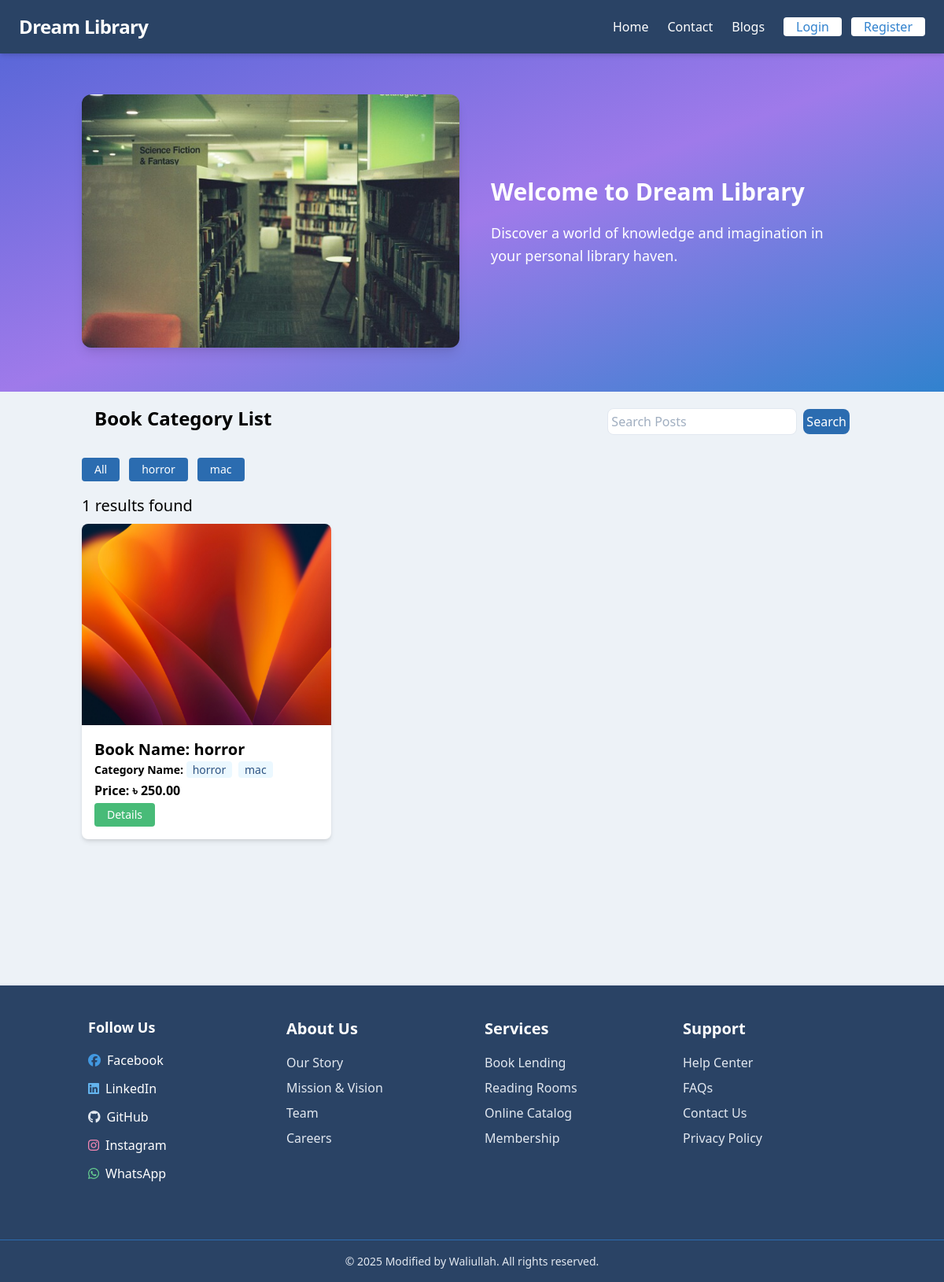
The app's page /, older data.
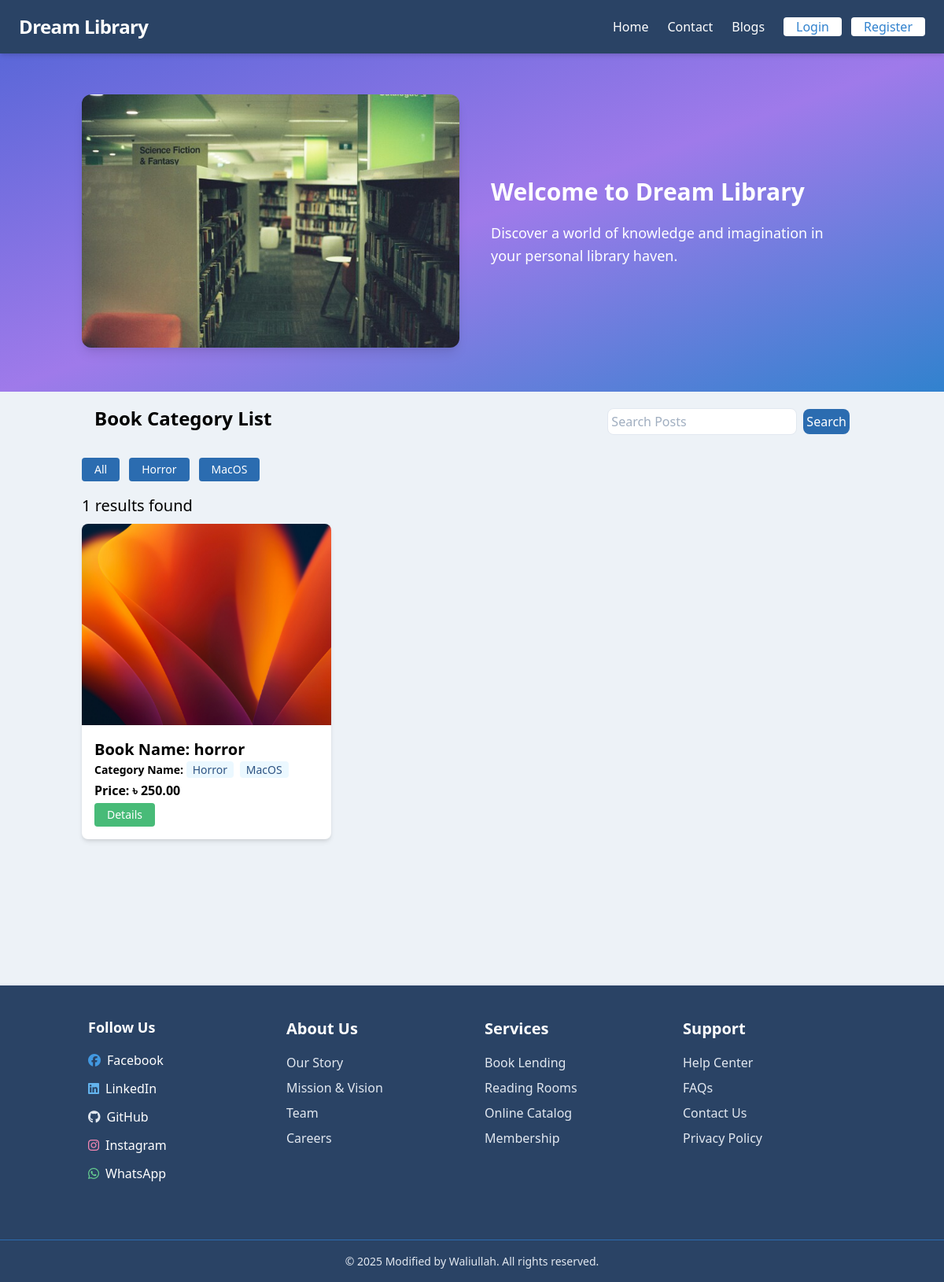
The same page, newer data.
### categories/models.py (models this page shows, shortened)
class CategoryModel(models.Model):
    category_name = models.CharField(max_length=150)
    slug = models.SlugField(max_length=150, unique=True, blank=True, null=True)

### admin_posts/models.py (models this page shows, shortened)
class AdminPost(models.Model):
    image = models.ImageField(upload_to='admin_posts/media/uploads/')
    book_name = models.CharField(max_length=100, null=True, blank=True)
    description = models.TextField()
    quantity = models.IntegerField()
    borrow_price = models.DecimalField(max_digits=12, decimal_places=2)
    book_category = models.ManyToManyField(CategoryModel)
    timestamp = models.DateTimeField(auto_now_add=True, blank=True, null=True)

### core/views.py (the view)
# urls.py: path('', HomeView, name = 'home' ),
def HomeView(request):
    data = AdminPost.objects.all()
    book_categorys = CategoryModel.objects.all()
    return render(request,'index.html', {'data': data,'book_category': book_categorys})

### core/templates/index.html (shortened to what this page needs)
{% extends 'base.html' %}
{% load static %}
{% block body %}
<div x-data="{ activeSlide: 0, slides: 3 }" x-init="setInterval(() => activeSlide = (activeSlide + 1) % slides, 7000)" class="relative">
    <div class="absolute inset-0 bg-gradient-to-br from-indigo-600 via-purple-500 to-blue-600 opacity-80 z-0"></div>
    <div class="relative z-10 container mx-auto py-10">
        <template x-for="i in slides" :key="i">
            <div x-show="activeSlide === i - 1" class="flex flex-col lg:flex-row items-center transition duration-700 ease-in-out">
                <div class="w-full lg:w-1/2 p-4">
                    <img :src="[
                        '{% static 'image/11.png' %}',
                        '{% static 'image/2.jpg' %}',
                        '{% static 'image/3.jpg' %}'
                    ][i - 1]" alt="Slide Image" class="rounded-xl shadow-lg mx-auto">
                </div>
                <div class="w-full lg:w-1/2 text-white p-6">
                    <h2 class="text-3xl font-bold mb-4" x-text="['Welcome to Dream Library', 'Study Smarter, Not Harder', 'A Book is a Dream You Hold'][i - 1]"></h2>
                    <p class="text-lg leading-relaxed" x-text="[
                        'Discover a world of knowledge and imagination in your personal library haven.',
                        'Find your ideal study space surrounded by the wisdom of books.',
                        'Reading opens doors to unseen worlds — build your dreams here.'
                    ][i - 1]"></p>
                </div>
            </div>
        </template>
    </div>
</div>
<div class="container mx-auto p-4">
        <div class="md:col-span-3 mb-4">
            <div class="flex items-center justify-between flex-wrap mb-6 px-4">
                <h3 class="text-2xl text-black font-bold mb-2">Book Category List</h3>
                <form action="{% url 'search_posts' %}" method="GET" class="flex items-center space-x-2 mt-2 sm:mt-0">
                  <input
                    type="search"
                    name="q"
                    placeholder="Search Posts"
                    aria-label="Search"
                    class="w-72 px-1 py-1 border border-gray-300 rounded-lg focus:outline-none focus:ring-2 focus:ring-green-500"
                  >
                  <button
                    type="submit"
                    class="px-1 py-1 text-white bg-blue-700 hover:bg-blue-800 rounded-lg transition duration-300"
                  >
                    Search
                  </button>
                </form>
              </div>
              <div class="flex flex-wrap gap-3 mt-3">
                <a href="{% url 'home' %}" class="inline-block font-medium text-sm px-4 py-2 leading-none bg-blue-700 rounded text-white hover:bg-red-700">
                  All
                </a>
                {% for b in book_category %}
                  <a href="{% url 'category_name_wise_post' b.slug %}" class="inline-block font-medium text-sm px-4 py-2 leading-none bg-blue-700 rounded text-white hover:bg-red-700">
                    {{ b.category_name }}
                  </a>
                {% endfor %}
              </div>
        </div>
        <div class="col-md-12 mb-32">
            <h4 class="text-xl text-black mb-2">{{ data|length }} results found</h4>
            <div class="grid grid-cols-1 sm:grid-cols-1 md:grid-cols-3 lg:grid-cols-3 xl:grid-cols-3 gap-5">
                {% for post in data %}
                    <div class="bg-white rounded-lg overflow-hidden shadow-md">
                        <img src="{{ post.image.url }}" class="w-full h-64 " alt="card image">
                        <div class="p-4">
                            <h5 class="text-xl font-bold">Book Name: {{ post.book_name }}</h5>
                            <p class="text-sm">
                                <strong>Category Name:</strong>
                                {% for b in post.book_category.all %}
                                    <span class="inline-block bg-blue-100 text-blue-800 px-2 py-0.5 rounded mr-1 mb-1">
                                        {{ b.category_name }}{% if not forloop.last %} {% endif %}
                                    </span>
                                {% endfor %}
                            </p>
                            <h3 class="font-semibold mb-1">Price: ৳ {{ post.borrow_price }}</h3>
                            <a href="{% url 'details' post.id %}" class="inline-block font-medium text-sm px-4 py-2 leading-none bg-green-500 rounded text-white border-white hover:border-transparent hover:text-dark hover:bg-red-700 mt-2 lg:mt-0">Details</a>
                        </div>
                    </div>
                {% endfor %}
            </div>
        </div>
</div>
{% endblock %}

### core/templates/base.html (shortened to what this page needs)
{% load static %}
<!DOCTYPE html>
<html lang="en">
    <head>
        <link href="https://unpkg.com/tailwindcss@^1.0/dist/tailwind.min.css" rel="stylesheet">
        <link rel="stylesheet" href="https://cdnjs.cloudflare.com/ajax/libs/font-awesome/6.5.0/css/all.min.css" />
    </head>
    <body class="flex flex-col min-h-screen bg-gray-200">
        {% include 'navbar.html' %}
        {% block body %}{% endblock %}
        {% include 'footer.html' %}
    </body>
</html>

### core/templates/navbar.html (shortened to what this page needs)
<nav class="fixed top-0 w-full z-50 bg-blue-900 shadow-md px-6 py-4">
    <div class="flex items-center justify-between flex-wrap">
      <div class="flex items-center flex-shrink-0 text-white mr-6">
        <span class="font-bold text-2xl tracking-tight">
          <a href="{% url 'home' %}">Dream Library</a>
        </span>
      </div>
      <div id="nav-menu"
        class="w-full hidden lg:flex lg:items-center lg:w-auto flex-col lg:flex-row mt-4 lg:mt-0 lg:space-x-6 space-y-4 lg:space-y-0 text-center">
        {% if request.user.is_authenticated %}
        <div class="flex flex-col lg:flex-row lg:items-center lg:space-x-6 space-y-4 lg:space-y-0">
          <a href="{% url 'home' %}" class="text-white font-medium hover:font-bold hover:text-gray-100">Home</a>
          <a href="#" class="text-white font-medium hover:font-bold hover:text-gray-100">Contact</a>
          <a href="#" class="text-white font-medium hover:font-bold hover:text-gray-100">Blogs</a>
          <a href="{% url 'tranactions_report' %}" class="text-white font-medium hover:font-bold hover:text-gray-100">Transactions</a>
          <a href="{% url 'deposit_money' %}" class="text-white font-medium hover:font-bold hover:text-gray-100">Deposit</a>
        </div>
        <div class="flex flex-col lg:flex-row items-center justify-center space-y-2 lg:space-y-0 lg:space-x-3">
          <span class="text-white font-bold text-center">
            Welcome {{ request.user.first_name }} {{ request.user.last_name }} (৳{{ request.user.account.balance }})
          </span>
          <a href="{% url 'profile' %}" class="px-4 py-1.5 bg-white text-black rounded hover:bg-purple-100 transition">Profile</a>
          <form method="post" action="{% url 'logout' %}">
            {% csrf_token %}
            <button type="submit" class="px-4 py-1.5 bg-red-700 text-white rounded hover:bg-red-500 transition">Logout</button>
          </form>
        </div>
        {% else %}
        <div class="flex flex-col lg:flex-row lg:items-center lg:space-x-6 space-y-4 lg:space-y-0">
          <a href="{% url 'home' %}" class="text-white font-medium hover:font-bold hover:text-gray-100">Home</a>
          <a href="#" class="text-white font-medium hover:font-bold hover:text-gray-100">Contact</a>
          <a href="#" class="text-white font-medium hover:font-bold hover:text-gray-100">Blogs</a>
        </div>
        <div class="flex flex-col lg:flex-row items-center justify-center space-y-2 lg:space-y-0 lg:space-x-3">
          <a href="{% url 'login' %}" class="px-4 py-1.5 bg-white text-blue-600 rounded hover:bg-blue-100 transition">Login</a>
          <a href="{% url 'register' %}" class="px-4 py-1.5 bg-white text-blue-600 rounded hover:bg-blue-100 transition">Register</a>
        </div>
        {% endif %}
      </div>
    </div>
  </nav>
  <div class="pt-16 px-6">
  </div>

### core/templates/footer.html
<footer class="bg-blue-900 text-white mt-10 border-t-2">
    <div class="container mx-auto px-6 py-10 grid grid-cols-1 sm:grid-cols-2 md:grid-cols-4 gap-8">
        <div>
            <h2 class="text-lg font-bold mb-4">Follow Us</h2>
            <ul class="space-y-3">
                <li class="flex items-center space-x-2">
                    <i class="fab fa-facebook text-blue-500"></i>
                    <a href="https://www.facebook.com/waliullahx77" target="_blank" class="hover:text-blue-400">Facebook</a>
                </li>
                <li class="flex items-center space-x-2">
                    <i class="fab fa-linkedin text-blue-400"></i>
                    <a href="https://www.linkedin.com/waliullah9277" target="_blank" class="hover:text-blue-300">LinkedIn</a>
                </li>
                <li class="flex items-center space-x-2">
                    <i class="fab fa-github text-gray-300"></i>
                    <a href="https://github.com/waliullah9277" target="_blank" class="hover:text-gray-200">GitHub</a>
                </li>
                <li class="flex items-center space-x-2">
                    <i class="fab fa-instagram text-pink-400"></i>
                    <a href="https://www.instagram.com/waliullah9277/" target="_blank" class="hover:text-pink-300">Instagram</a>
                </li>
                <li class="flex items-center space-x-2">
                    <i class="fab fa-whatsapp text-green-400"></i>
                    <a href="https://wa.me/8801765883690" target="_blank" class="hover:text-green-300">WhatsApp</a>
                </li>
            </ul>
        </div>
      <div>
        <h3 class="text-xl font-semibold mb-4">About Us</h3>
        <ul class="space-y-2 text-gray-300">
          <li><a href="#" class="hover:text-white">Our Story</a></li>
          <li><a href="#" class="hover:text-white">Mission & Vision</a></li>
          <li><a href="#" class="hover:text-white">Team</a></li>
          <li><a href="#" class="hover:text-white">Careers</a></li>
        </ul>
      </div>
      <div>
        <h3 class="text-xl font-semibold mb-4">Services</h3>
        <ul class="space-y-2 text-gray-300">
          <li><a href="#" class="hover:text-white">Book Lending</a></li>
          <li><a href="#" class="hover:text-white">Reading Rooms</a></li>
          <li><a href="#" class="hover:text-white">Online Catalog</a></li>
          <li><a href="#" class="hover:text-white">Membership</a></li>
        </ul>
      </div>
      <div>
        <h3 class="text-xl font-semibold mb-4">Support</h3>
        <ul class="space-y-2 text-gray-300">
          <li><a href="#" class="hover:text-white">Help Center</a></li>
          <li><a href="#" class="hover:text-white">FAQs</a></li>
          <li><a href="#" class="hover:text-white">Contact Us</a></li>
          <li><a href="#" class="hover:text-white">Privacy Policy</a></li>
        </ul>
      </div>
    </div>
    <div class="border-t border-blue-700 mt-8 py-4">
      <p class="text-center text-sm text-gray-300">
        © {% now "Y" %} Modified by Waliullah. All rights reserved.
      </p>
    </div>
  </footer>

Row changes from the older to the newer data that the page shows:
removed CategoryModel: category_name "horror"
removed CategoryModel: category_name "mac"
added CategoryModel: category_name "Horror"
added CategoryModel: category_name "MacOS"
